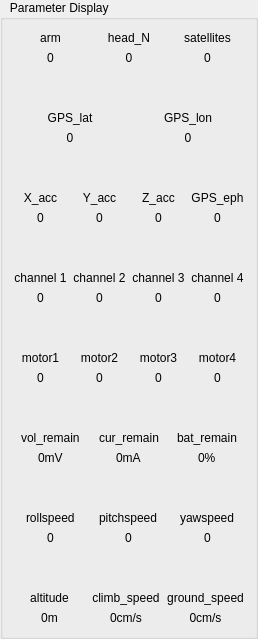
      <widget class="QGroupBox" name="groupBox_3">
       <property name="sizePolicy">
        <sizepolicy hsizetype="Fixed" vsizetype="Expanding">
         <horstretch>0</horstretch>
         <verstretch>0</verstretch>
        </sizepolicy>
       </property>
       <property name="title">
        <string>   Parameter Display</string>
       </property>
       <layout class="QGridLayout" name="gridLayout_21">
        <item row="2" column="0">
         <spacer name="verticalSpacer">
          <property name="orientation">
           <enum>Qt::Vertical</enum>
          </property>
          <property name="sizeHint" stdset="0">
           <size>
            <width>20</width>
            <height>40</height>
           </size>
          </property>
         </spacer>
        </item>
        <item row="13" column="0">
         <layout class="QGridLayout" name="gridLayout_20">
          <item row="0" column="0" alignment="Qt::AlignHCenter">
           <widget class="QLabel" name="label_57">
            <property name="text">
             <string>rollspeed</string>
            </property>
           </widget>
          </item>
          <item row="0" column="1" alignment="Qt::AlignHCenter">
           <widget class="QLabel" name="label_58">
            <property name="text">
             <string>pitchspeed</string>
            </property>
           </widget>
          </item>
          <item row="0" column="2" alignment="Qt::AlignHCenter">
           <widget class="QLabel" name="label_59">
            <property name="text">
             <string>yawspeed</string>
            </property>
           </widget>
          </item>
          <item row="1" column="0" alignment="Qt::AlignHCenter">
           <widget class="QLabel" name="label_rollspeed">
            <property name="text">
             <string>0</string>
            </property>
           </widget>
          </item>
          <item row="1" column="1" alignment="Qt::AlignHCenter">
           <widget class="QLabel" name="label_pitchspeed">
            <property name="text">
             <string>0</string>
            </property>
           </widget>
          </item>
          <item row="1" column="2" alignment="Qt::AlignHCenter">
           <widget class="QLabel" name="label_yawspeed">
            <property name="text">
             <string>0</string>
            </property>
           </widget>
          </item>
         </layout>
        </item>
        <item row="4" column="0">
         <spacer name="verticalSpacer_2">
          <property name="orientation">
           <enum>Qt::Vertical</enum>
          </property>
          <property name="sizeHint" stdset="0">
           <size>
            <width>20</width>
            <height>40</height>
           </size>
          </property>
         </spacer>
        </item>
        <item row="6" column="0">
         <spacer name="verticalSpacer_3">
          <property name="orientation">
           <enum>Qt::Vertical</enum>
          </property>
          <property name="sizeHint" stdset="0">
           <size>
            <width>20</width>
            <height>40</height>
           </size>
          </property>
         </spacer>
        </item>
        <item row="15" column="0">
         <layout class="QGridLayout" name="gridLayout_7">
          <item row="0" column="0">
           <widget class="QLabel" name="label_24">
            <property name="text">
             <string>altitude</string>
            </property>
            <property name="alignment">
             <set>Qt::AlignCenter</set>
            </property>
           </widget>
          </item>
          <item row="0" column="1">
           <widget class="QLabel" name="label_25">
            <property name="text">
             <string>climb_speed</string>
            </property>
            <property name="alignment">
             <set>Qt::AlignCenter</set>
            </property>
           </widget>
          </item>
          <item row="0" column="2">
           <widget class="QLabel" name="label_31">
            <property name="text">
             <string>ground_speed</string>
            </property>
            <property name="alignment">
             <set>Qt::AlignCenter</set>
            </property>
           </widget>
          </item>
          <item row="1" column="0">
           <widget class="QLabel" name="label_altitude">
            <property name="text">
             <string>0m</string>
            </property>
            <property name="alignment">
             <set>Qt::AlignCenter</set>
            </property>
           </widget>
          </item>
          <item row="1" column="1">
           <widget class="QLabel" name="label_climb_speed">
            <property name="text">
             <string>0cm/s</string>
            </property>
            <property name="alignment">
             <set>Qt::AlignCenter</set>
            </property>
           </widget>
          </item>
          <item row="1" column="2">
           <widget class="QLabel" name="label_ground_speed">
            <property name="text">
             <string>0cm/s</string>
            </property>
            <property name="alignment">
             <set>Qt::AlignCenter</set>
            </property>
           </widget>
          </item>
         </layout>
        </item>
        <item row="0" column="0">
         <layout class="QGridLayout" name="gridLayout_19">
          <item row="1" column="1">
           <widget class="QLabel" name="label_head_N">
            <property name="text">
             <string>0</string>
            </property>
            <property name="alignment">
             <set>Qt::AlignCenter</set>
            </property>
           </widget>
          </item>
          <item row="0" column="2">
           <widget class="QLabel" name="label_56">
            <property name="text">
             <string>satellites</string>
            </property>
            <property name="alignment">
             <set>Qt::AlignCenter</set>
            </property>
           </widget>
          </item>
          <item row="0" column="1">
           <widget class="QLabel" name="label_55">
            <property name="text">
             <string>head_N</string>
            </property>
            <property name="alignment">
             <set>Qt::AlignCenter</set>
            </property>
           </widget>
          </item>
          <item row="0" column="0">
           <widget class="QLabel" name="label_53">
            <property name="text">
             <string>arm</string>
            </property>
            <property name="alignment">
             <set>Qt::AlignCenter</set>
            </property>
           </widget>
          </item>
          <item row="1" column="2">
           <widget class="QLabel" name="label_satellites">
            <property name="text">
             <string>0</string>
            </property>
            <property name="alignment">
             <set>Qt::AlignCenter</set>
            </property>
           </widget>
          </item>
          <item row="1" column="0">
           <widget class="QLabel" name="label_arm">
            <property name="text">
             <string>0</string>
            </property>
            <property name="alignment">
             <set>Qt::AlignCenter</set>
            </property>
           </widget>
          </item>
         </layout>
        </item>
        <item row="10" column="0">
         <spacer name="verticalSpacer_5">
          <property name="orientation">
           <enum>Qt::Vertical</enum>
          </property>
          <property name="sizeHint" stdset="0">
           <size>
            <width>20</width>
            <height>40</height>
           </size>
          </property>
         </spacer>
        </item>
        <item row="5" column="0">
         <layout class="QGridLayout" name="gridLayout_5">
          <item row="0" column="0">
           <widget class="QLabel" name="label_17">
            <property name="text">
             <string>X_acc</string>
            </property>
            <property name="alignment">
             <set>Qt::AlignCenter</set>
            </property>
           </widget>
          </item>
          <item row="0" column="1">
           <widget class="QLabel" name="label_18">
            <property name="text">
             <string>Y_acc</string>
            </property>
            <property name="alignment">
             <set>Qt::AlignCenter</set>
            </property>
           </widget>
          </item>
          <item row="0" column="2">
           <widget class="QLabel" name="label_19">
            <property name="text">
             <string>Z_acc</string>
            </property>
            <property name="alignment">
             <set>Qt::AlignCenter</set>
            </property>
           </widget>
          </item>
          <item row="0" column="3">
           <widget class="QLabel" name="label_eph">
            <property name="text">
             <string>GPS_eph</string>
            </property>
            <property name="alignment">
             <set>Qt::AlignCenter</set>
            </property>
           </widget>
          </item>
          <item row="1" column="0">
           <widget class="QLabel" name="label_X_acc">
            <property name="text">
             <string>0</string>
            </property>
            <property name="alignment">
             <set>Qt::AlignCenter</set>
            </property>
           </widget>
          </item>
          <item row="1" column="1">
           <widget class="QLabel" name="label_Y_acc">
            <property name="text">
             <string>0</string>
            </property>
            <property name="alignment">
             <set>Qt::AlignCenter</set>
            </property>
           </widget>
          </item>
          <item row="1" column="2">
           <widget class="QLabel" name="label_Z_acc">
            <property name="text">
             <string>0</string>
            </property>
            <property name="alignment">
             <set>Qt::AlignCenter</set>
            </property>
           </widget>
          </item>
          <item row="1" column="3">
           <widget class="QLabel" name="label_GPS_eph">
            <property name="text">
             <string>0</string>
            </property>
            <property name="alignment">
             <set>Qt::AlignCenter</set>
            </property>
           </widget>
          </item>
         </layout>
        </item>
        <item row="7" column="0">
         <layout class="QGridLayout" name="gridLayout_4">
          <item row="0" column="0">
           <widget class="QLabel" name="label_12">
            <property name="text">
             <string>channel 1</string>
            </property>
            <property name="alignment">
             <set>Qt::AlignCenter</set>
            </property>
           </widget>
          </item>
          <item row="0" column="1">
           <widget class="QLabel" name="label_13">
            <property name="text">
             <string>channel 2</string>
            </property>
            <property name="alignment">
             <set>Qt::AlignCenter</set>
            </property>
           </widget>
          </item>
          <item row="0" column="2">
           <widget class="QLabel" name="label_14">
            <property name="text">
             <string>channel 3</string>
            </property>
            <property name="alignment">
             <set>Qt::AlignCenter</set>
            </property>
           </widget>
          </item>
          <item row="0" column="3">
           <widget class="QLabel" name="label_26">
            <property name="text">
             <string>channel 4</string>
            </property>
            <property name="alignment">
             <set>Qt::AlignCenter</set>
            </property>
           </widget>
          </item>
          <item row="1" column="0">
           <widget class="QLabel" name="label_channel1">
            <property name="text">
             <string>0</string>
            </property>
            <property name="alignment">
             <set>Qt::AlignCenter</set>
            </property>
           </widget>
          </item>
          <item row="1" column="1">
           <widget class="QLabel" name="label_channel2">
            <property name="text">
             <string>0</string>
            </property>
            <property name="alignment">
             <set>Qt::AlignCenter</set>
            </property>
           </widget>
          </item>
          <item row="1" column="2">
           <widget class="QLabel" name="label_channel3">
            <property name="text">
             <string>0</string>
            </property>
            <property name="alignment">
             <set>Qt::AlignCenter</set>
            </property>
           </widget>
          </item>
          <item row="1" column="3">
           <widget class="QLabel" name="label_channel4">
            <property name="text">
             <string>0</string>
            </property>
            <property name="alignment">
             <set>Qt::AlignCenter</set>
            </property>
           </widget>
          </item>
         </layout>
        </item>
        <item row="3" column="0">
         <layout class="QGridLayout" name="gridLayout_3">
          <item row="1" column="1">
           <widget class="QLabel" name="label_GPS_lon">
            <property name="text">
             <string>0</string>
            </property>
            <property name="alignment">
             <set>Qt::AlignCenter</set>
            </property>
           </widget>
          </item>
          <item row="0" column="0">
           <widget class="QLabel" name="label_11">
            <property name="text">
             <string>GPS_lat</string>
            </property>
            <property name="alignment">
             <set>Qt::AlignCenter</set>
            </property>
           </widget>
          </item>
          <item row="1" column="0">
           <widget class="QLabel" name="label_GPS_lat">
            <property name="text">
             <string>0</string>
            </property>
            <property name="alignment">
             <set>Qt::AlignCenter</set>
            </property>
           </widget>
          </item>
          <item row="0" column="1">
           <widget class="QLabel" name="label_10">
            <property name="text">
             <string>GPS_lon</string>
            </property>
            <property name="alignment">
             <set>Qt::AlignCenter</set>
            </property>
           </widget>
          </item>
         </layout>
        </item>
        <item row="9" column="0">
         <layout class="QGridLayout" name="gridLayout_9">
          <item row="1" column="0">
           <widget class="QLabel" name="label_motor1">
            <property name="text">
             <string>0</string>
            </property>
            <property name="alignment">
             <set>Qt::AlignCenter</set>
            </property>
           </widget>
          </item>
          <item row="1" column="3">
           <widget class="QLabel" name="label_motor4">
            <property name="text">
             <string>0</string>
            </property>
            <property name="alignment">
             <set>Qt::AlignCenter</set>
            </property>
           </widget>
          </item>
          <item row="1" column="1">
           <widget class="QLabel" name="label_motor2">
            <property name="text">
             <string>0</string>
            </property>
            <property name="alignment">
             <set>Qt::AlignCenter</set>
            </property>
           </widget>
          </item>
          <item row="0" column="0">
           <widget class="QLabel" name="label_27">
            <property name="text">
             <string>motor1</string>
            </property>
            <property name="alignment">
             <set>Qt::AlignCenter</set>
            </property>
           </widget>
          </item>
          <item row="1" column="2">
           <widget class="QLabel" name="label_motor3">
            <property name="text">
             <string>0</string>
            </property>
            <property name="alignment">
             <set>Qt::AlignCenter</set>
            </property>
           </widget>
          </item>
          <item row="0" column="3">
           <widget class="QLabel" name="label_30">
            <property name="text">
             <string>motor4</string>
            </property>
            <property name="alignment">
             <set>Qt::AlignCenter</set>
            </property>
           </widget>
          </item>
          <item row="0" column="1">
           <widget class="QLabel" name="label_28">
            <property name="text">
             <string>motor2</string>
            </property>
            <property name="alignment">
             <set>Qt::AlignCenter</set>
            </property>
           </widget>
          </item>
          <item row="0" column="2">
           <widget class="QLabel" name="label_29">
            <property name="text">
             <string>motor3</string>
            </property>
            <property name="alignment">
             <set>Qt::AlignCenter</set>
            </property>
           </widget>
          </item>
         </layout>
        </item>
        <item row="11" column="0">
         <layout class="QGridLayout" name="gridLayout_6">
          <item row="0" column="0" alignment="Qt::AlignHCenter">
           <widget class="QLabel" name="label_21">
            <property name="text">
             <string>vol_remain</string>
            </property>
           </widget>
          </item>
          <item row="0" column="1" alignment="Qt::AlignHCenter">
           <widget class="QLabel" name="label_22">
            <property name="text">
             <string>cur_remain</string>
            </property>
           </widget>
          </item>
          <item row="0" column="2" alignment="Qt::AlignHCenter">
           <widget class="QLabel" name="label_23">
            <property name="text">
             <string>bat_remain</string>
            </property>
           </widget>
          </item>
          <item row="1" column="0" alignment="Qt::AlignHCenter">
           <widget class="QLabel" name="label_vol_remain">
            <property name="text">
             <string>0mV</string>
            </property>
           </widget>
          </item>
          <item row="1" column="1" alignment="Qt::AlignHCenter">
           <widget class="QLabel" name="label_cur_remain">
            <property name="text">
             <string>0mA</string>
            </property>
           </widget>
          </item>
          <item row="1" column="2" alignment="Qt::AlignHCenter">
           <widget class="QLabel" name="label_bat_remain">
            <property name="text">
             <string>0%</string>
            </property>
           </widget>
          </item>
         </layout>
        </item>
        <item row="8" column="0">
         <spacer name="verticalSpacer_4">
          <property name="orientation">
           <enum>Qt::Vertical</enum>
          </property>
          <property name="sizeHint" stdset="0">
           <size>
            <width>20</width>
            <height>40</height>
           </size>
          </property>
         </spacer>
        </item>
        <item row="12" column="0">
         <spacer name="verticalSpacer_6">
          <property name="orientation">
           <enum>Qt::Vertical</enum>
          </property>
          <property name="sizeHint" stdset="0">
           <size>
            <width>20</width>
            <height>40</height>
           </size>
          </property>
         </spacer>
        </item>
        <item row="14" column="0">
         <spacer name="verticalSpacer_7">
          <property name="orientation">
           <enum>Qt::Vertical</enum>
          </property>
          <property name="sizeHint" stdset="0">
           <size>
            <width>20</width>
            <height>40</height>
           </size>
          </property>
         </spacer>
        </item>
       </layout>
      </widget>
